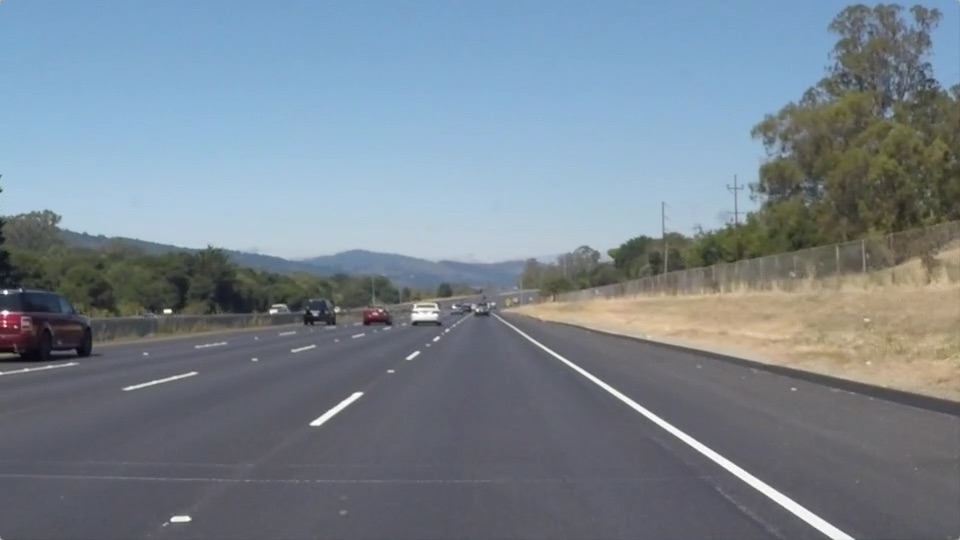
#> input picture test_images/solidWhiteRight.jpg, 960 x 540 px
$ python main.py
#> lines starting #> are read from the running program, lines starting #| are printed output that depends on the picture; after the words box and inside, x2 and y2 are one past the last pixel; in counts of white or black regions, pixels touching at a corner belong together

# coding: utf-8

# # Self-Driving Car Engineer Nanodegree
#
#
# ## Project: **Finding Lane Lines on the Road**
# ***
# In this project, you will use the tools you learned about in the lesson to identify lane lines on the road.  You can develop your pipeline on a series of individual images, and later apply the result to a video stream (really just a series of images). Check out the video clip "raw-lines-example.mp4" (also contained in this repository) to see what the output should look like after using the helper functions below.
#
# Once you have a result that looks roughly like "raw-lines-example.mp4", you'll need to get creative and try to average and/or extrapolate the line segments you've detected to map out the full extent of the lane lines.  You can see an example of the result you're going for in the video "P1_example.mp4".  Ultimately, you would like to draw just one line for the left side of the lane, and one for the right.
#
# In addition to implementing code, there is a brief writeup to complete. The writeup should be completed in a separate file, which can be either a markdown file or a pdf document. There is a [write up template](https://github.com/udacity/CarND-LaneLines-P1/blob/master/writeup_template.md) that can be used to guide the writing process. Completing both the code in the Ipython notebook and the writeup template will cover all of the [rubric points](https://review.udacity.com/#!/rubrics/322/view) for this project.
#
# ---
# Let's have a look at our first image called 'test_images/solidWhiteRight.jpg'.  Run the 2 cells below (hit Shift-Enter or the "play" button above) to display the image.
#
# **Note: If, at any point, you encounter frozen display windows or other confounding issues, you can always start again with a clean slate by going to the "Kernel" menu above and selecting "Restart & Clear Output".**
#
# ---

# **The tools you have are color selection, region of interest selection, grayscaling, Gaussian smoothing, Canny Edge Detection and Hough Tranform line detection.  You  are also free to explore and try other techniques that were not presented in the lesson.  Your goal is piece together a pipeline to detect the line segments in the image, then average/extrapolate them and draw them onto the image for display (as below).  Once you have a working pipeline, try it out on the video stream below.**
#
# ---
#
# <figure>
#  <img src="examples/line-segments-example.jpg" width="380" alt="Combined Image" />
#  <figcaption>
#  <p></p>
#  <p style="text-align: center;"> Your output should look something like this (above) after detecting line segments using the helper functions below </p>
#  </figcaption>
# </figure>
#  <p></p>
# <figure>
#  <img src="examples/laneLines_thirdPass.jpg" width="380" alt="Combined Image" />
#  <figcaption>
#  <p></p>
#  <p style="text-align: center;"> Your goal is to connect/average/extrapolate line segments to get output like this</p>
#  </figcaption>
# </figure>

# **Run the cell below to import some packages.  If you get an `import error` for a package you've already installed, try changing your kernel (select the Kernel menu above --> Change Kernel).  Still have problems?  Try relaunching Jupyter Notebook from the terminal prompt.  Also, consult the forums for more troubleshooting tips.**

# ## Import Packages

# In[1]:

from tkinter import Label, filedialog
import tkinter as tk
from tkinter import ttk
from tkinter import filedialog as fd
from tkinter.messagebox import showinfo

#importing some useful packages
import matplotlib.pyplot as plt
import matplotlib.image as mpimg
import numpy as np
import cv2
get_ipython().run_line_magic('matplotlib', 'inline')

# from IPython import get_ipython
# ipython_shell = get_ipython()
# # get_ipython().run_line_magic('matplotlib', 'inline')
# get_ipython().magic(u'matplotlib inline')
# # %matplotlib inline

# ## Read in an Image

# In[2]:


#reading in an image
image = mpimg.imread('test_images/solidWhiteRight.jpg')
#> image is the input picture: shape (540, 960, 3); mean R, G, B 120.3, 132.6, 143.7

#printing out some stats and plotting
print('This image is:', type(image), 'with dimensions:', image.shape)
#| This image is: <class 'numpy.ndarray'> with dimensions: (540, 960, 3)
plt.imshow(image)  # if you wanted to show a single color channel image called 'gray', for example, call as plt.imshow(gray, cmap='gray')


# ## Ideas for Lane Detection Pipeline

# **Some OpenCV functions (beyond those introduced in the lesson) that might be useful for this project are:**
#
# `cv2.inRange()` for color selection
# `cv2.fillPoly()` for regions selection
# `cv2.line()` to draw lines on an image given endpoints
# `cv2.addWeighted()` to coadd / overlay two images
# `cv2.cvtColor()` to grayscale or change color
# `cv2.imwrite()` to output images to file
# `cv2.bitwise_and()` to apply a mask to an image
#
# **Check out the OpenCV documentation to learn about these and discover even more awesome functionality!**

# ## Helper Functions

# Below are some helper functions to help get you started. They should look familiar from the lesson!

# In[3]:


import math

def grayscale(img):
    """Applies the Grayscale transform
    This will return an image with only one color channel
    but NOTE: to see the returned image as grayscale
    (assuming your grayscaled image is called 'gray')
    you should call plt.imshow(gray, cmap='gray')"""
    #return cv2.cvtColor(img, cv2.COLOR_RGB2GRAY)
    # Or use BGR2GRAY if you read an image with cv2.imread()
    return cv2.cvtColor(img, cv2.COLOR_BGR2GRAY)

def canny(img, low_threshold, high_threshold):
    """Applies the Canny transform"""
    return cv2.Canny(img, low_threshold, high_threshold)

def gaussian_blur(img, kernel_size):
    """Applies a Gaussian Noise kernel"""
    return cv2.GaussianBlur(img, (kernel_size, kernel_size), 0)

def region_of_interest(img, vertices):
    """
    Applies an image mask.

    Only keeps the region of the image defined by the polygon
    formed from `vertices`. The rest of the image is set to black.
    `vertices` should be a numpy array of integer points.
    """
    #defining a blank mask to start with
    mask = np.zeros_like(img)

    #defining a 3 channel or 1 channel color to fill the mask with depending on the input image
    if len(img.shape) > 2:
        channel_count = img.shape[2]  # i.e. 3 or 4 depending on your image
        ignore_mask_color = (255,) * channel_count
    else:
        ignore_mask_color = 255

    #filling pixels inside the polygon defined by "vertices" with the fill color
    cv2.fillPoly(mask, vertices, ignore_mask_color)

    #returning the image only where mask pixels are nonzero
    masked_image = cv2.bitwise_and(img, mask)
    return masked_image


def draw_lines(img, lines, color=[255, 0, 0], thickness=2):
    """
    NOTE: this is the function you might want to use as a starting point once you want to
    average/extrapolate the line segments you detect to map out the full
    extent of the lane (going from the result shown in raw-lines-example.mp4
    to that shown in P1_example.mp4).

    Think about things like separating line segments by their
    slope ((y2-y1)/(x2-x1)) to decide which segments are part of the left
    line vs. the right line.  Then, you can average the position of each of
    the lines and extrapolate to the top and bottom of the lane.

    This function draws `lines` with `color` and `thickness`.
    Lines are drawn on the image inplace (mutates the image).
    If you want to make the lines semi-transparent, think about combining
    this function with the weighted_img() function below
    """
    for line in lines:
        for x1,y1,x2,y2 in line:
            cv2.line(img, (x1, y1), (x2, y2), color, thickness)

def hough_lines(img, rho, theta, threshold, min_line_len, max_line_gap):
    """
    `img` should be the output of a Canny transform.

    Returns an image with hough lines drawn.
    """
    lines = cv2.HoughLinesP(img, rho, theta, threshold, np.array([]), minLineLength=min_line_len, maxLineGap=max_line_gap)
    #line_img = np.zeros((img.shape[0], img.shape[1], 3), dtype=np.uint8)

    line_image = np.copy(image)*0 # creating a blank to draw lines on

    draw_lines(line_image, lines,(255,0,0),10)

    return line_image

# Python 3 has support for cool math symbols.

def weighted_img(img, initial_img, α=0.8, β=1., γ=0.):
    """
    `img` is the output of the hough_lines(), An image with lines drawn on it.
    Should be a blank image (all black) with lines drawn on it.

    `initial_img` should be the image before any processing.

    The result image is computed as follows:

    initial_img * α + img * β + γ
    NOTE: initial_img and img must be the same shape!
    """
    return cv2.addWeighted(initial_img, α, img, β, γ)
    # return cv2.addWeighted(img, alpha=0.8, src2=initial_img, beta=1., gamma=0.)


# ## Test Images
#
# Build your pipeline to work on the images in the directory "test_images"
# **You should make sure your pipeline works well on these images before you try the videos.**

# In[4]:


import os
os.listdir("test_images/")


# In[5]:


cwd = os.getcwd()

print(cwd)

cwdsplit = cwd.split("\\")

print(cwdsplit)

#cwd_edited = cwdsplit[0] +

cwd_edited =""

for i in range(len(cwdsplit)):
    cwd_edited += cwdsplit[i] + "/"

print(cwd_edited)


# ## Build a Lane Finding Pipeline
#
#

# Build the pipeline and run your solution on all test_images. Make copies into the `test_images_output` directory, and you can use the images in your writeup report.
#
# Try tuning the various parameters, especially the low and high Canny thresholds as well as the Hough lines parameters.

# In[6]:


test_images = []

test_image_names= []

for image_unread in os.listdir(cwd_edited+"test_images/"):
    test_image_names.append(image_unread)
    image_read = mpimg.imread(cwd_edited+"test_images/"+image_unread)
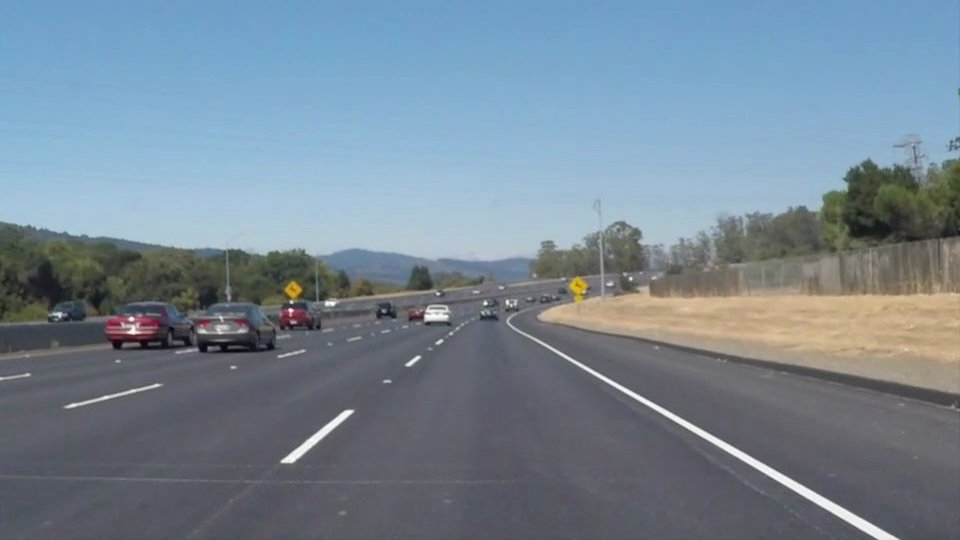
#> input picture test_images/solidWhiteCurve.jpg, 960 x 540 px
#> image_read is the input picture: shape (540, 960, 3); mean R, G, B 118.5, 134.5, 148.1
    test_images.append(image_read)

print("Image Names List :" + str(test_image_names))

print("\n")

print("Images Data :"+str(test_images))
#> (printed output is left out)


# In[7]:


# TODO: Build your pipeline that will draw lane lines on the test_images
# then save them to the test_images_output directory.

###PARAMATERS USED###

#GAUSSIAN BLUR PARAMETER
kernel_size =5
#CANNY EDGE DETECTION PARAMETERS
low_threshold = 50
high_threshold = 150
# HOUGH LINE TRANSFORM PARAMETERS
rho = 2 # distance resolution in pixels of the Hough grid
theta = np.pi/180 # angular resolution in radians of the Hough grid
threshold = 45   # minimum number of votes (intersections in Hough grid cell)
min_line_length = 40 #minimum number of pixels making up a line
max_line_gap = 100    # maximum gap in pixels between connectable line segments


# In[8]:


def Averaged_LeftRight_Lanes(Houghlines):
    leftlane_lines =[]
    leftlane_weights = []
    rightlane_lines = []
    rightlane_weights = []


    for line in Houghlines:
        for x1,y1,x2,y2 in line:
            #for non-vertical lines
            if (x1!=x2):
                slope = (y2-y1)/(x2-x1)
                intercept= y1 - slope*x1
                linelength = np.sqrt((y2-y1)**2 + (x2-x1)**2)
                if(slope<0):
                    leftlane_lines.append((slope,intercept))
                    leftlane_weights.append((linelength))
                elif(slope>0):
                    rightlane_lines.append((slope,intercept))
                    rightlane_weights.append((linelength))


    #Calculation of the averaged Left Lane Line and Right Lane Line

    LeftLane = (lambda:None, lambda:np.dot(leftlane_weights,leftlane_lines)/np.sum(leftlane_weights)) [len(leftlane_weights)>0]()

    #LeftLane = np.dot(leftlane_weights,leftlane_lines)/np.sum(leftlane_weights)

    RightLane = (lambda:None, lambda:np.dot(rightlane_weights,rightlane_lines)/np.sum(rightlane_weights)) [len(rightlane_weights)>0]()

    #RightLane = np.dot(rightlane_weights,rightlane_lines)/np.sum(rightlane_weights)


    return LeftLane,RightLane


# In[9]:


def getCoords_LeftRight_Lanes(line,image):

    bottom_ycoord = image.shape[0]

    top_ycoord = bottom_ycoord*0.6

    slope,intercept = line

    x1 = int((bottom_ycoord - intercept)/slope)

    x2 = int((top_ycoord - intercept)/slope)

    y1 = int(bottom_ycoord)

    y2 = int(top_ycoord)

    return [(x1,y1,x2,y2)]


def Final_LeftRight_Lanes(image,Houghlines):

    LeftLane,RightLane = Averaged_LeftRight_Lanes(Houghlines)

    Left_Line_Coords = getCoords_LeftRight_Lanes(LeftLane,image)

    Right_Line_Coords = getCoords_LeftRight_Lanes(RightLane,image)

    return Left_Line_Coords , Right_Line_Coords


# In[10]:


def Draw_Averaged_Extrapolated_LeftRight_Lanes(line_image,masked_edges,original_image, rho, theta, threshold,min_line_length, max_line_gap):

    houghlines = cv2.HoughLinesP(masked_edges, rho, theta, threshold, np.array([]), minLineLength=min_line_length, maxLineGap=max_line_gap)

    draw_lines(line_image,Final_LeftRight_Lanes(original_image,houghlines) ,(255,0,0),10)

    return line_image


# In[11]:


def LaneLines_Detector(image,image_name,index):
    grayimg = grayscale(image)

    gaussianblur_grayimg = gaussian_blur(grayimg,kernel_size)

    edges = canny(gaussianblur_grayimg,low_threshold,high_threshold)

    imshape = edges.shape

    vertices = np.array([[(0,imshape[0]),(465, 320), (475, 320), (imshape[1],imshape[0])]], dtype=np.int32)

    masked_edges = region_of_interest(edges,vertices)

    masked_edges_image = cv2.cvtColor(masked_edges, cv2.COLOR_GRAY2BGR)

    lines = hough_lines(masked_edges, rho, theta, threshold, min_line_length, max_line_gap)

    #hough_image_colored = cv2.cvtColor(lines, cv2.COLOR_GRAY2BGR)

    color_edges = np.dstack((edges, edges, edges))

    #line_image = np.zeros((masked_edges.shape[0], masked_edges.shape[1], 3), dtype=np.uint8)\

    line_image = np.copy(image)*0 # creating a blank to draw lines on

    #lines_edges = weighted_img(line_image,color_edges, 0.8, 1, 0)

    #lines_edges = weighted_img(color_edges,line_image, 0.8, 1, 0)


    lines_edges = weighted_img(lines,image, 0.8, 1, 0)

    ExtrapolatedLines_Image = Draw_Averaged_Extrapolated_LeftRight_Lanes(line_image,masked_edges,image, rho, theta, threshold,min_line_length, max_line_gap)

    Extrapolated_Avged_Lines_Edges = weighted_img(ExtrapolatedLines_Image,image, 0.8, 1, 0)


    f, ax = plt.subplots(3, 2, figsize=(11,11))

    f.suptitle("Graphs of the Image : " + image_name)

    ax[0,0].set_title('Original Image')
    ax[0,0].imshow(image)

    ax[0,1].set_title('GreyScaled Image')
    ax[0,1].imshow(grayimg, cmap='gray')

    ax[1,0].set_title('Image with Masked Edges')
    ax[1,0].imshow(masked_edges_image)

    ax[1,1].set_title('Hough Transformed Image')
    ax[1,1].imshow(lines)

    ax[2,0].set_title('Final Image with Raw Lane Lines')
    ax[2,0].imshow(lines_edges)

    ax[2,1].set_title('Final Image with Extrapolated and Averaged Lane Lines')
    ax[2,1].imshow(Extrapolated_Avged_Lines_Edges)


# In[12]:


for index in range(len(test_images)):
    LaneLines_Detector(test_images[index],test_image_names[index],index)
#> this loop made 2 passes
#> (imshape in LaneLines_Detector, vertices in LaneLines_Detector) on passes 1 to 2: ((540, 960), [[0, 540], [465, 320], [475, 320], [960, 540]]), ((540, 960), [[0, 540], [465, 320], [475, 320], [960, 540]])
#> pass 1, in LaneLines_Detector, `grayimg = grayscale(image)`:
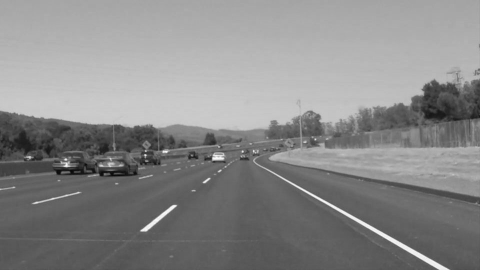
#> grayimg: shape (540, 960) (shown at 1/2 size); min 3, max 255, mean 136.7
#> pass 1, in LaneLines_Detector, `edges = canny(gaussianblur_grayimg,low_threshold,high_threshold)`:
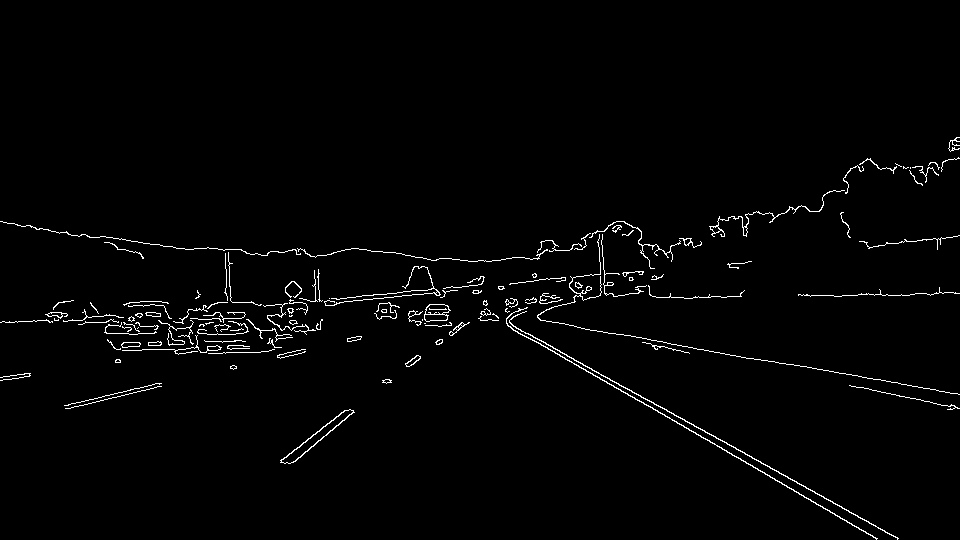
#> edges: shape (540, 960); 1.7% white in thin lines or dots, all inside (x1, y1, x2, y2) = (0, 137, 960, 540)
#> pass 1, in region_of_interest, `masked_image = cv2.bitwise_and(img, mask)`:
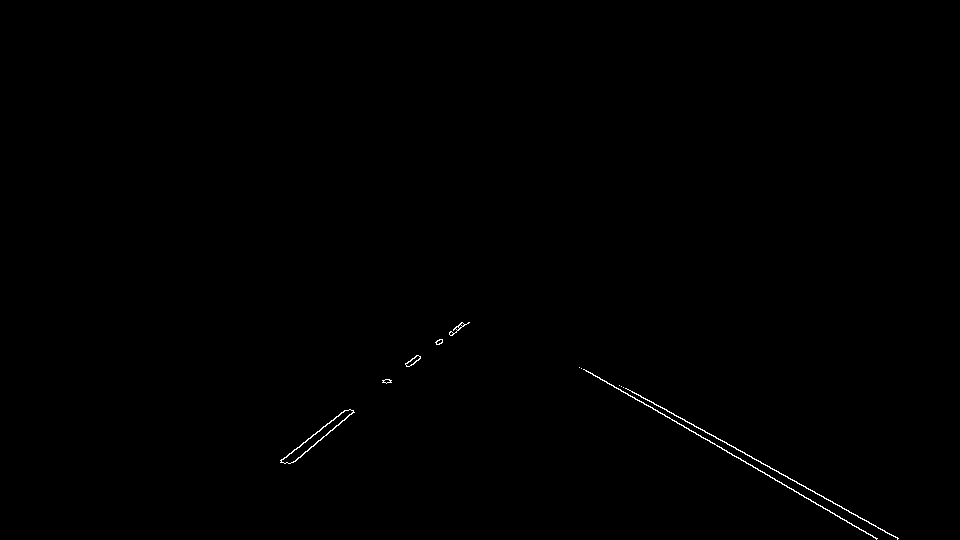
#> masked_image: shape (540, 960); 0.25% white in thin lines or dots, all inside (x1, y1, x2, y2) = (280, 322, 899, 540)


# In[13]:


# [54 lines left out: function Video_LaneLines_Detector, not called in this run]


# ## Test on Videos
#
# You know what's cooler than drawing lanes over images? Drawing lanes over video!
#
# We can test our solution on two provided videos:
#
# `solidWhiteRight.mp4`
#
# `solidYellowLeft.mp4`
#
# **Note: if you get an import error when you run the next cell, try changing your kernel (select the Kernel menu above --> Change Kernel). Still have problems? Try relaunching Jupyter Notebook from the terminal prompt. Also, consult the forums for more troubleshooting tips.**
#
# **If you get an error that looks like this:**
# ```
# NeedDownloadError: Need ffmpeg exe.
# You can download it by calling:
# imageio.plugins.ffmpeg.download()
# ```
# **Follow the instructions in the error message and check out [this forum post](https://discussions.udacity.com/t/project-error-of-test-on-videos/274082) for more troubleshooting tips across operating systems.**

# In[14]:


# Import everything needed to edit/save/watch video clips
from moviepy.editor import VideoFileClip
from IPython.display import HTML


# In[15]:


# [6 lines left out: function process_image, not called in this run]

filename = ''

# [43 lines left out: functions select_file, open_file, do_process, not called in this run]


# create the root window
root = tk.Tk()
root.title('Lane Line Detection')
root.geometry('400x300')

label = Label(root,text="Lane Line Detection")
label.pack(pady=20)

# open button
open_button = ttk.Button(
    root,
    text='Select Video',
    command=select_file
)


open_button.pack(expand=True)

root.mainloop()
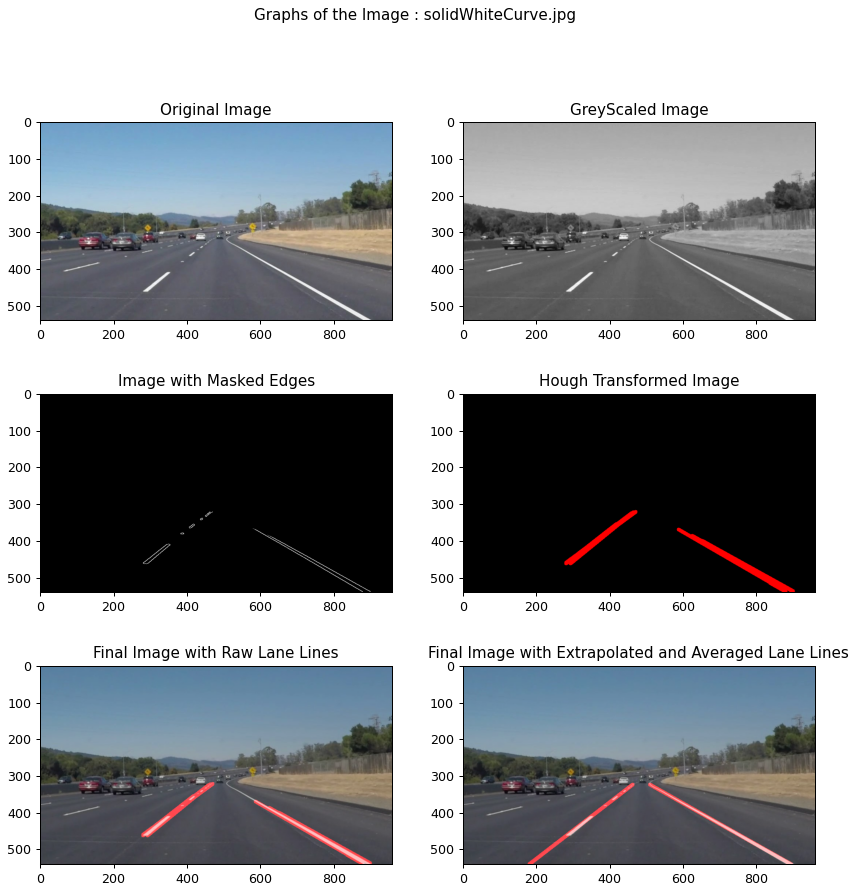
#> figure drawn by matplotlib, 6 panels
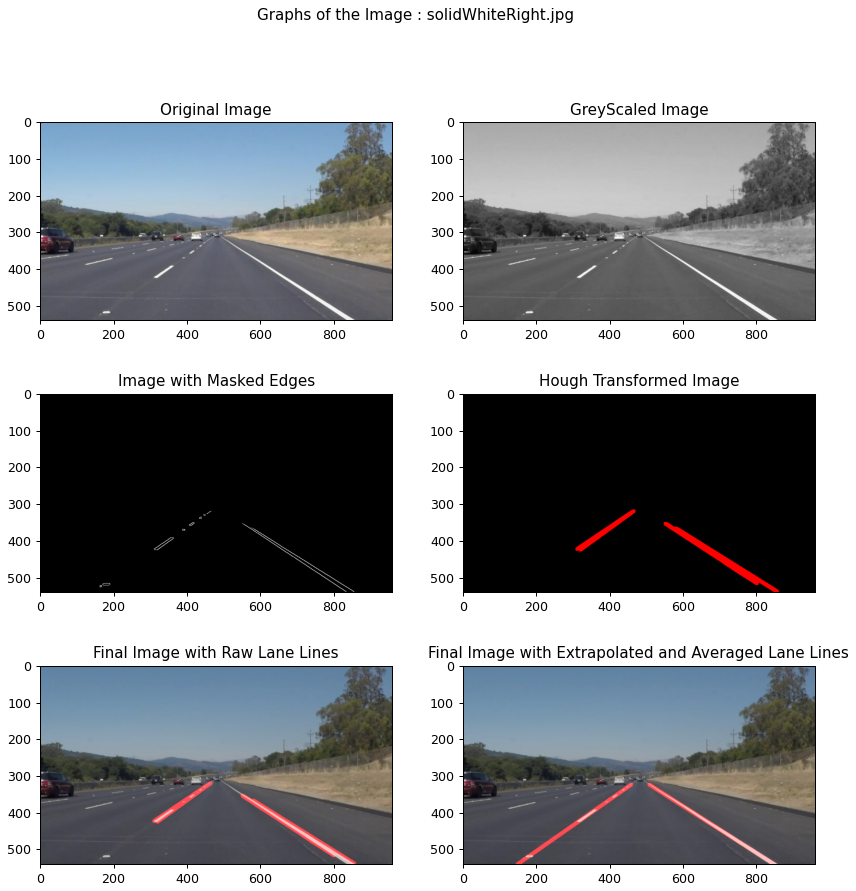
#> figure drawn by matplotlib, 6 panels
